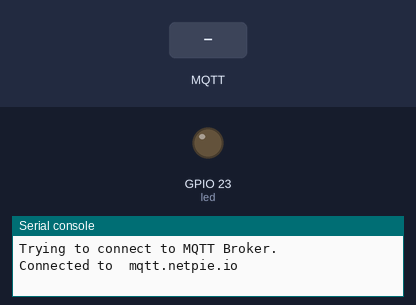
Recording of a program running on a simulated ESP32 board running MicroPython. Shown: output pins drawn as LEDs (lit = HIGH), the last lines printed to the serial console. The test bench sets the inputs (shaded band). WiFi joins after 1.5 s; no MQTT or app messages arrive unless stated.

Above: at 2.8 s.
2.9 s: MQTT message "ledon" arrives on the first subscribed topic
At 3.9 s:
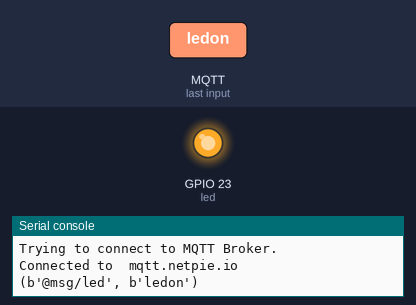
6.1 s: MQTT message "ledoff" arrives on the first subscribed topic
At 7.4 s:
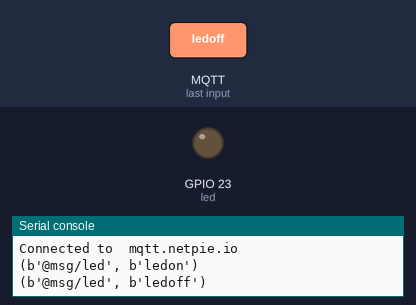
Timing chart, 0 to 9.1 s (numbered marks = the images above; inputs shaded):
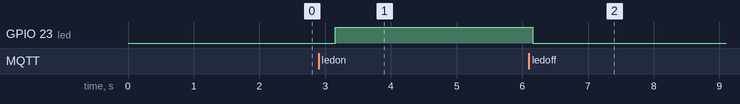

Measured:
- after the input at 2.9 s, GPIO 23 (led): LOW → HIGH after 0.26 s
- after the input at 6.1 s, GPIO 23 (led): HIGH → LOW after 0.06 s

The program:

LAB03_EX02_ESP32.py
```python
from machine import Pin
from utime import sleep_ms
from umqtt.simple import MQTTClient
import network

led = Pin(23,Pin.OUT)

wifi_ssid = "ECS_4G_01"
wifi_pwd = "1111100000"

MQTT_BROKER = "mqtt.netpie.io"
MQTT_CLIENT = "94158fb0-7acc-48d5-a3a6-399180f4746d" # Client ID
MQTT_USER = "ByiMqAVSXVs1bFrYhkCAr3GrBm9GC8mH" # Token
MQTT_PWD = "GWJjLpcQFJT_BgBConxwwAUBpy72e!Dv" # Secret

def wifi_connect():
    wlan = network.WLAN(network.STA_IF)
    wlan.active(True)
    if not wlan.isconnected():
        print('connecting to network...')
        wlan.connect(wifi_ssid, wifi_pwd)
        while not wlan.isconnected():
            pass
    print('network config:', wlan.ifconfig())

def sub_callback(topic, msg):
    print((topic, msg))
    if topic == b'@msg/led':
        if msg == b'ledon':
            led.on()
        elif msg == b'ledoff':
            led.off()

def init_client():
    global client
    print("Trying to connect to MQTT Broker.")
    try:
        client = MQTTClient(MQTT_CLIENT, MQTT_BROKER, port=1883, user=MQTT_USER,password=MQTT_PWD)
        client.connect()
        print("Connected to ",MQTT_BROKER)
        topic_sub = b"@msg/led"
        client.set_callback(sub_callback)
        client.subscribe(topic_sub)
    except:
        print("Trouble to init mqtt.")

wifi_connect()  # connect to WiFi network
init_client()

while True:
    client.check_msg()
    sleep_ms(500)
```
